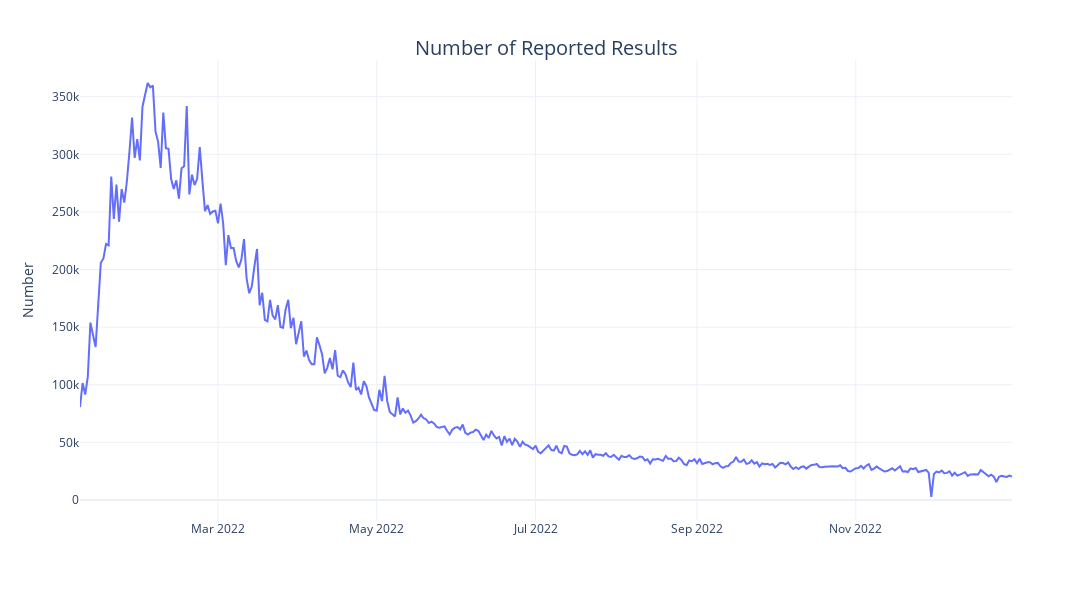

The cell this chart's notebook holds for it:
### Code cell
fig = px.line(data_frame=df, x="Date", y="Number of  reported results")
fig.update_layout(dict1=dict(
    title=dict(
        text="Number of Reported Results",
        font=dict(
            size=20
        ),
        x=0.5, # 0 ~ 1
        xanchor="center",
        xref="container",
        y=0.92,
        yanchor="middle"
    ),
    width=1200,
    height=600,
    showlegend=False
))
fig.update_xaxes(
    title=dict(
        text=""
    ),
)
fig.update_yaxes(
    title=dict(
        text="Number"
    ),
)

### Figure 1 — Plotly figure (JSON) as saved in the notebook; plotly's stock layout.template omitted (floating-point values rounded to 4 significant figures; data arrays with more than 128 entries replaced by an {"elided": "..."} marker saying what was removed)
{"data": [{"hovertemplate": "Date=%{x}<br>Number of  reported results=%{y}<extra></extra>", "legendgroup": "", "line": {"color": "#636efa", "dash": "solid"}, "marker": {"symbol": "circle"}, "mode": "lines", "name": "", "orientation": "v", "showlegend": false, "x": {"elided": "355 str values"}, "xaxis": "x", "y": {"elided": "355 int values"}, "yaxis": "y", "type": "scatter"}], "layout": {"xaxis": {"anchor": "y", "domain": [0.0, 1.0], "title": {"text": ""}}, "yaxis": {"anchor": "x", "domain": [0.0, 1.0], "title": {"text": "Number"}}, "legend": {"tracegroupgap": 0}, "margin": {"t": 60}, "title": {"font": {"size": 20}, "text": "Number of Reported Results", "x": 0.5, "xanchor": "center", "xref": "container", "y": 0.92, "yanchor": "middle"}, "width": 1200, "height": 600, "showlegend": false}}
